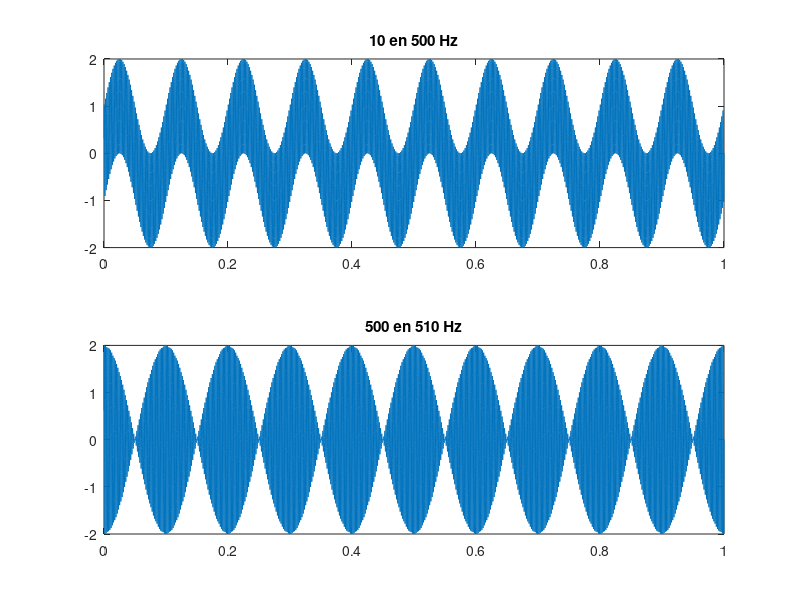

Reproduce this figure in MATLAB. (Note: this script raises an error after producing the figure.)
t = zeros(10000,1);

for i=1:10000
   t(i,1)= (1/10000)*i;
end

sin1 = sin(2*pi*10*t);
sin2 = sin(2*pi*500*t);
sin3 = sin(2*pi*510*t);

x = sin1 + sin2;
y = sin2 + sin3;

figure(1);
subplot(2,1,1);
plot(t,x);
title('10 en 500 Hz');
subplot(2,1,2);
plot(t,y);
title('500 en 510 Hz');


f = inline('sin(500*x).*exp(-7*x)',[0 1]);

figure(2);
plot(t,f(t));

save data x y;
